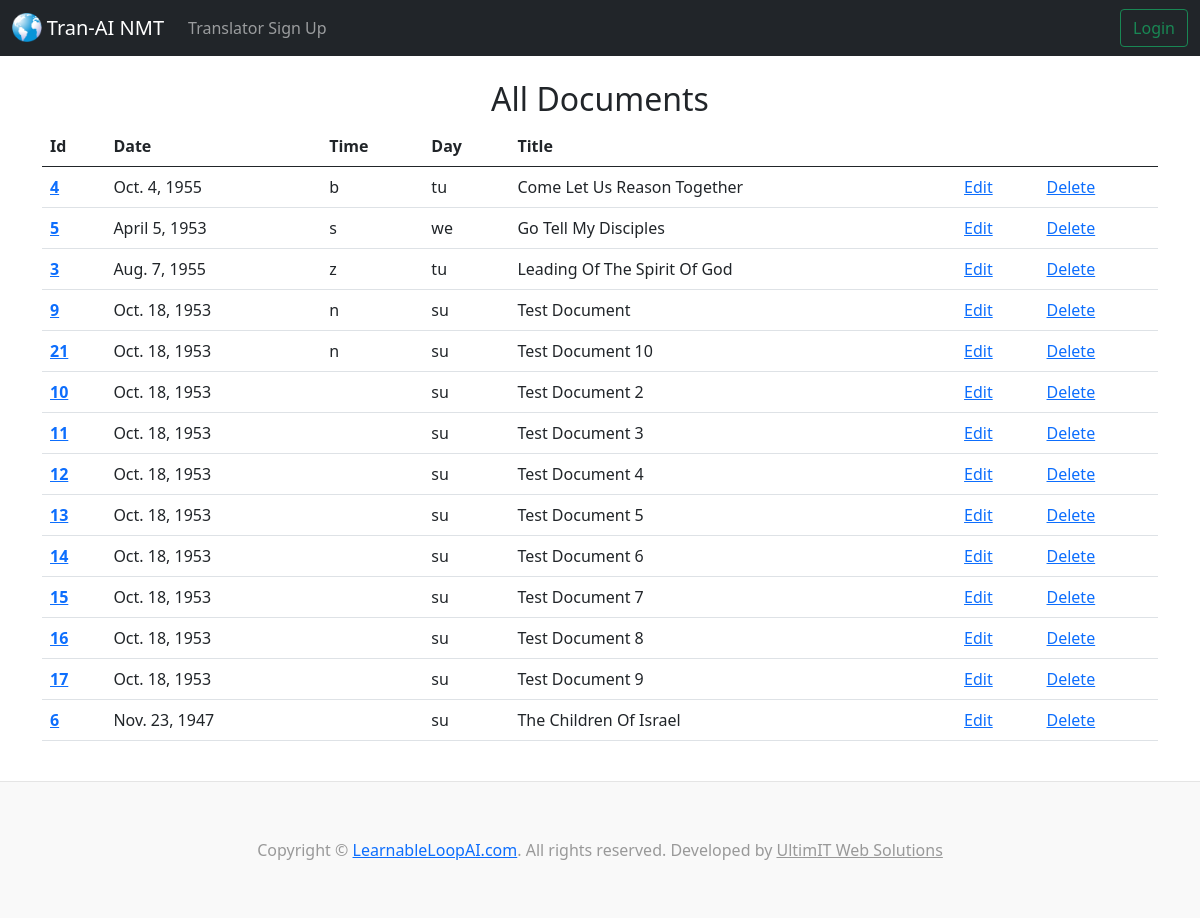
Page /documents/ on the earlier database version.
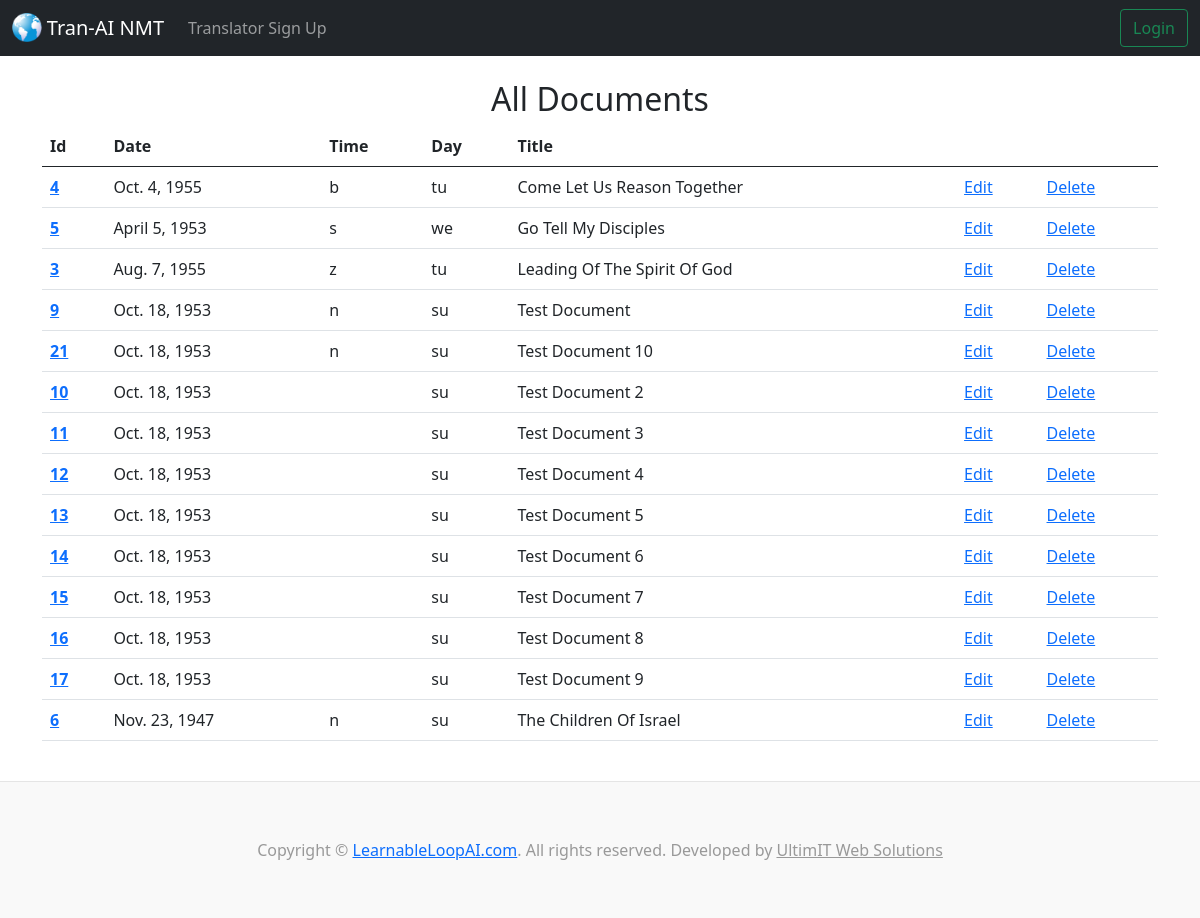
Same page on the later database version.
### tranai/models.py (models this page shows, shortened)
class Document(models.Model):
  class TimeOfDay(models.TextChoices):
    NO_TOD = 'n', _('No Time Of Day')
    SUNRISE = 's', _('Sunrise')
    BREAKFAST = 'b', _('Breakfast')
    MORNING = 'x', _('Morning')
    AFTERNOON = 'y', _('Afternoon')
    EVENING = 'z', _('Evening')
  class DayOfWeek(models.TextChoices):
    SUNDAY = 'su', _('Sunday')
    MONDAY = 'mo', _('Monday')
    TUESDAY = 'tu', _('Tuesday')
    WEDNESDAY = 'we', _('Wednesday')
    THURSDAY = 'th', _('Thursday')
    FRIDAY = 'fr', _('Friday')
    SATURDAY = 'sa', _('Saturday')
  dod = models.DateField('Date Of Delivery')
  tod = models.CharField('Time Of Day', max_length=1, validators=[MinLengthValidator(1), MaxLengthValidator(1)], choices=TimeOfDay.choices, default=TimeOfDay.NO_TOD, blank=False,)
  dow = models.CharField('Day Of Week', max_length=2, choices=DayOfWeek.choices, default=DayOfWeek.SUNDAY, blank=False,)
  title = models.CharField('Document Title', max_length=64, blank=False,)
  descriptor = models.CharField('Descriptor', max_length=120, blank=False,)

### tranai/views.py (the view)
# urls.py: path('documents/', views.index_documents, name='index-documents'),
def index_documents(request):
  document_list = Document.objects.all().order_by('title')#sort by date instead of title
  return render(request, 'tranai/index_documents.html', {'document_list': document_list})

### tranai/templates/tranai/index_documents.html
{% extends 'tranai/base.html' %}
{% block content %}
<center><h2>All Documents</h2></center>
<table class="table table-hover">
  <thead>
    <tr>
      <th scope="col">Id</th>
      <th scope="col">Date</th>
      <th scope="col">Time</th>
      <th scope="col">Day</th>
      <th scope="col">Title</th>
      <th scope="col"></th>
      <th scope="col"></th>
    </tr>
  </thead>
  <tbody>
{% for document in document_list %}
    <tr>
      <th scope="row"><a href="{% url 'show-document' document.id %}">{{ document.id }}</a></th>
      <td>{{ document.dod }}</td>
      <td>{{ document.tod }}</td>
      <td>{{ document.dow }}</td>
      <td>{{ document.title }}</td>
      <td><a href="{% url 'update-document' document.id %}">Edit</a></td>
      <td><a href="{% url 'delete-document' document.id %}">Delete</a></td>
    </tr>
{% endfor %}
  </tbody>
</table>
{% endblock %}

Differences in the rows shown:
changed Document "Nov. 23, 1947": tod (not shown) → "n"
